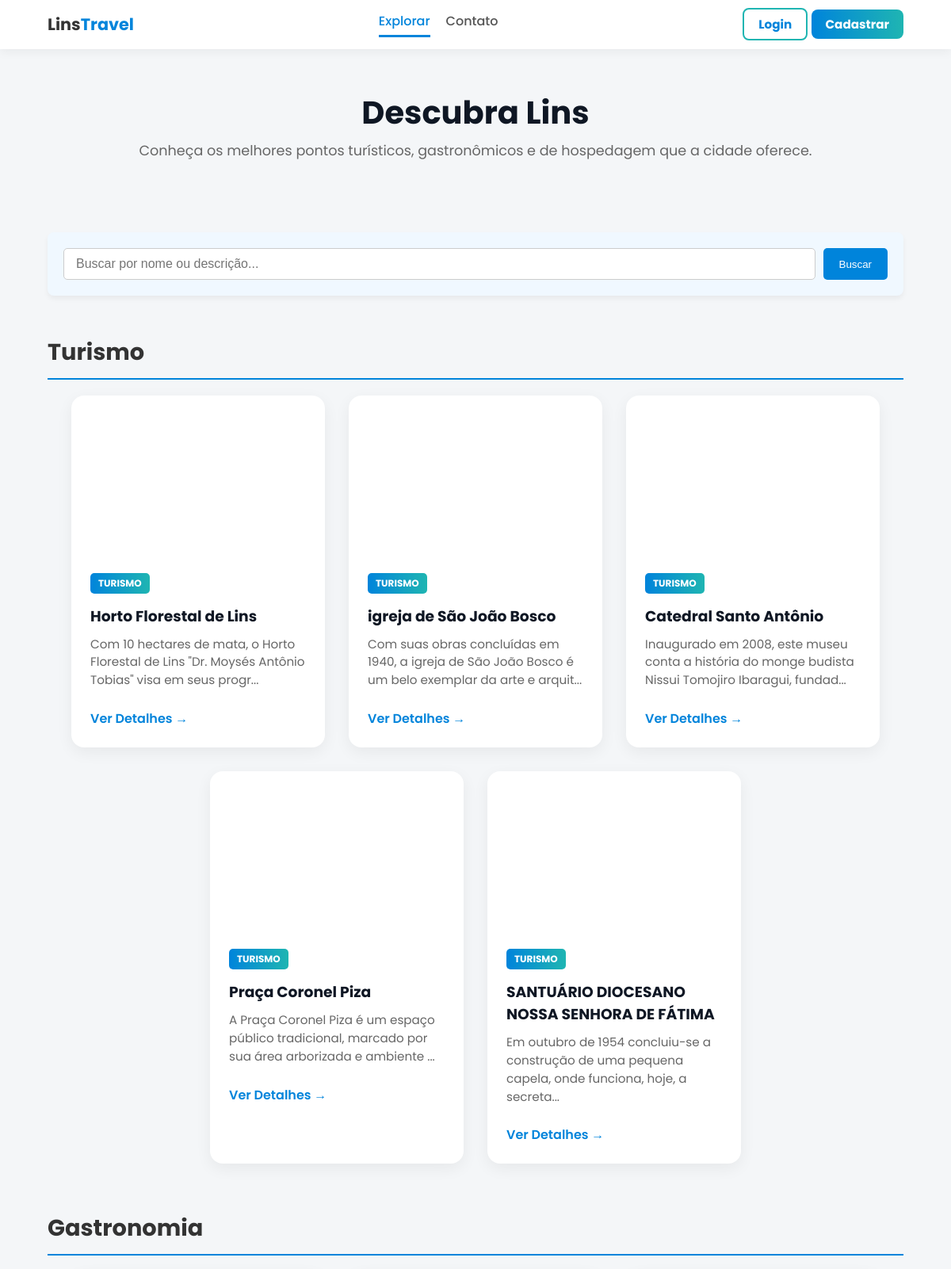
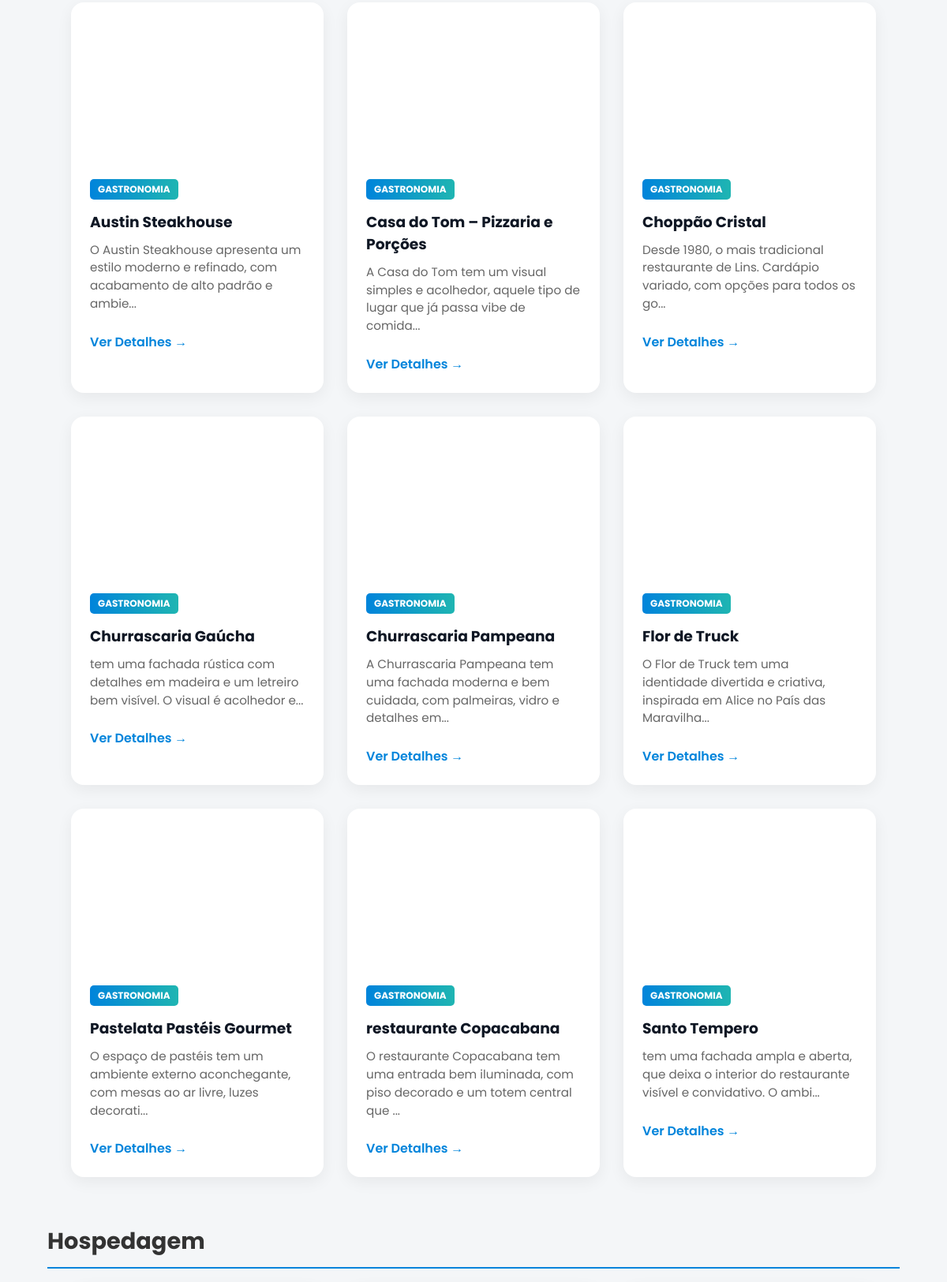
Screenshot of /php/explorar.php (upper part) with the database file from the repository (2 pictures, top to bottom).
### tables this page shows
CREATE TABLE `lugares` (
  `id` int(11) NOT NULL,
  `dono_id` int(11) NOT NULL,
  `nome` varchar(255) NOT NULL,
  `descricao` text NOT NULL,
  `endereco` varchar(255) NOT NULL,
  `imagem` varchar(255) NOT NULL,
  `categoria` enum('destaque','turismo','gastronomia','hospedagem') NOT NULL,
  `status_aprovacao` enum('pendente','aprovado','rejeitado','') NOT NULL,
  `estrelas_media` decimal(2,1) NOT NULL,
  `data_cadastro` datetime NOT NULL,
  `cep` varchar(10) DEFAULT NULL,
  `telefone` varchar(15) DEFAULT NULL
);

### php/explorar.php (the view, shortened to what this page needs)
<?php
include "conn.php";
function buscarLocaisAprovados($pdo, $termoBusca = null) {
    $sql = "SELECT
                id,
                nome,
                descricao,
                categoria,
                imagem
            FROM lugares
            WHERE status_aprovacao = 'aprovado'";
    $params = [];
    $sql .= " ORDER BY categoria, nome ASC";
    try {
        $stmt = $pdo->prepare($sql);
        $stmt->execute($params);
        return $stmt->fetchAll(PDO::FETCH_ASSOC);
    } catch (PDOException $e) {
        error_log("Erro ao buscar locais aprovados: " . $e->getMessage());
        return [];
    }
}
$termoBusca = $_GET['busca'] ?? null;
$locais = buscarLocaisAprovados($pdo, $termoBusca);
$locaisPorCategoria = [];
foreach ($locais as $lugar) {
    $categoria_key = strtolower($lugar['categoria']);
    $locaisPorCategoria[$categoria_key][] = $lugar;
}
$categoriasMap = [
    'destaque' => 'Destaques',
    'turismo' => 'Turismo',
    'gastronomia' => 'Gastronomia',
    'hospedagem' => 'Hospedagem'
];
$isLoggedIn = isset($_SESSION['user']);
$userRole = $_SESSION['user']['role'] ?? null;
?>
<!DOCTYPE html>
<html lang="pt-br">
<head>
    <link rel="stylesheet" href="../css/style.css">
    <link rel="stylesheet" href="../css/explorar.css">
</head>
<body>
<header class="site-header">
    <nav class="navbar" id="navbar">
        <div class="container nav-inner">
            <a class="brand" href="../index.php">Lins<span class="brand-accent">Travel</span></a>
            <div class="nav-links" id="navLinks">
                <a href="explorar.php" class="nav-active">Explorar</a>
                <a href="contato.php">Contato</a>
            </div>
            <div class="nav-actions">
                <?php if ($isLoggedIn): ?>
                    <div class="user-greeting">
                        Olá, <?= htmlspecialchars($_SESSION['user']['name'] ?? 'Usuário') ?>
                        <?php if ($userRole === 'ADM'): ?>
                            <a href="admin_dashboard.php" class="btn btn-primary" style="margin-right: 10px; padding: 5px 10px;">Administração</a>
                        <?php endif; ?>
                        <?php if ($userRole === 'DONO'): ?>
                            <a href="owner_dashboard.php" class="btn btn-primary" style="margin-right: 10px; padding: 5px 10px;">Meu Painel</a>
                        <?php endif; ?>
                        <a href="logout.php" class="btn btn-outline">Sair</a>
                    </div>
                <?php else: ?>
                    <a class="btn btn-outline" href="login.php">Login</a>
                    <a class="btn btn-primary" href="create.php">Cadastrar</a>
                <?php endif; ?>
            </div>
        </div>
    </nav>
</header>
<main>
    <header class="page-header">
        <div class="container">
            <h1>Descubra Lins</h1>
            <p>Conheça os melhores pontos turísticos, gastronômicos e de hospedagem que a cidade oferece.</p>
        </div>
    </header>
    <section class="section explorar-section">
        <div class="container">
            <form action="explorar.php" method="GET" class="search-form">
                <input type="text" name="busca" placeholder="Buscar por nome ou descrição..." value="<?= htmlspecialchars($termoBusca ?? '') ?>">
                <button type="submit">Buscar</button>
            </form>
            <?php if (empty($locais)): ?>
                <div class="no-results">
                    <p>Nenhum local aprovado encontrado no momento<?php echo $termoBusca ? ' para o termo: "'.htmlspecialchars($termoBusca).'"' : ''; ?>.</p>
                    <p>Volte mais tarde ou <a href="contato.php" class="action-link">entre em contato</a> para sugerir um local!</p>
                </div>
            <?php else: ?>
                <?php
                foreach ($categoriasMap as $categoria_key => $categoria_titulo):
                    if (isset($locaisPorCategoria[$categoria_key])):
                ?>
                        <section id="<?= $categoria_key ?>" class="category-section">
                            <h2 class="category-title"><?= $categoria_titulo ?></h2>
                            <div class="grid">
                                <?php foreach ($locaisPorCategoria[$categoria_key] as $lugar):
                                    $detail_link = "detalhe.php?id=" . $lugar['id'];
                                ?>
                                    <a href="<?= $detail_link ?>" class="card">
                                        <div class="card-media"
                                            style="background-image: url('<?= htmlspecialchars($lugar['imagem']) ?>');"
                                            onerror="this.style.backgroundImage='url(https://placehold.co/400x200/cccccc/333333?text=Imagem+N%C3%A3o+Dispon%C3%ADvel)'">
                                        </div>
                                        <div class="card-body">
                                            <span class="status-badge"
                                                style="background: linear-gradient(90deg, #0084db, #1fb5b2); font-size: 0.75rem;">
                                                <?= htmlspecialchars(ucfirst($lugar['categoria'])) ?>
                                            </span>
                                            <h3><?= htmlspecialchars($lugar['nome']) ?></h3>
                                            <p>
                                                <?= htmlspecialchars(mb_strimwidth($lugar['descricao'], 0, 100, "...")) ?>
                                            </p>
                                            <div class="card-action-btn">
                                                Ver Detalhes &rarr;
                                            </div>
                                        </div>
                                    </a>
                                <?php endforeach; ?>
                            </div>
                        </section>
                <?php
                    endif;
                endforeach;
                ?>
            <?php endif; ?>
        </div>
    </section>
</main>
</body>
</html>

### css/style.css (style rules this page uses)
* { margin: 0; padding: 0; box-sizing: border-box; }
body { font-family: "Poppins", Arial, sans-serif; background-color: #f4f6f8; color: #333; line-height: 1.5; }
.container { width: 90%; max-width: 1100px; margin: 0 auto; }
.navbar { background-color: #ffffff; box-shadow: 0 4px 12px rgba(0,0,0,0.05); padding: 15px 0; position: sticky; top: 0; z-index: 100; }
.nav-inner { display: flex; justify-content: space-between; align-items: center; }
.brand { font-size: 1.3rem; font-weight: bold; color: #333; text-decoration: none; }
.brand-accent { color: #0084db; }
.nav-links { display: flex; gap: 20px; }
.nav-links a { text-decoration: none; color: #555; font-weight: 500; }
.btn { text-decoration: none; padding: 8px 18px; border-radius: 8px; font-weight: bold; border: none; cursor: pointer; font-size: 0.95rem; }
.btn-primary { background: linear-gradient(90deg, #0084db, #1fb5b2); color: white; }
.btn-outline { background-color: transparent; border: 2px solid #1fb5b2; color: #0084db; }
.section { padding: 60px 0; }
.grid { display: flex; flex-wrap: wrap; gap: 30px; justify-content: center; }
.card { background: white; width: 320px; border-radius: 16px; box-shadow: 0 6px 20px rgba(0,0,0,0.06); overflow: hidden; transition: transform 0.3s ease; display: flex; flex-direction: column; }
.card-media { height: 180px; background-size: cover; background-position: center; }
.card-body { padding: 24px; display: flex; flex-direction: column; gap: 10px; }
.card-body h3 { margin: 0; color: #0f1724; }
.card-body p { color: #666; font-size: 0.95rem; }

### css/explorar.css (style rules this page uses)
.nav-links a { padding-bottom: 5px; border-bottom: 3px solid transparent; transition: border-color 0.2s, color 0.2s; text-decoration: none; }
.nav-links a.nav-active { color: #0084db; border-bottom-color: #0084db; }
.page-header { text-align: center; padding: 50px 0 30px; background-color: #f4f6f8; }
.page-header h1 { font-size: 2.5rem; color: #0f1724; margin-bottom: 5px; }
.page-header p { color: #666; font-size: 1.1rem; }
.explorar-section { padding-bottom: 60px; }
.grid { display: flex; flex-wrap: wrap; gap: 30px; justify-content: center; }
.card { background: white; width: 320px; border-radius: 16px; box-shadow: 0 6px 20px rgba(0,0,0,0.06); overflow: hidden; transition: transform 0.3s ease, box-shadow 0.3s; display: flex; flex-direction: column; text-decoration: none; color: inherit; }
.card-media { height: 200px; background-size: cover; background-position: center; border-top-left-radius: 16px; border-top-right-radius: 16px; }
.card-body { padding: 24px; display: flex; flex-direction: column; gap: 10px; flex-grow: 1; }
.card-body h3 { color: #0f1724; }
.card-body p { color: #666; }
.status-badge { display: inline-block; padding: 4px 10px; border-radius: 5px; color: white; font-weight: bold; text-transform: uppercase; font-size: 0.75rem; margin-bottom: 5px; align-self: flex-start; }
.card-action-btn { margin-top: 15px; color: #0084db; font-weight: 600; align-self: flex-start; transition: color 0.2s; }

### php/explorar.php (style rules this page uses)
.search-form { display: flex; gap: 10px; padding: 20px; margin-bottom: 30px; background-color: #f0f8ff; border-radius: 8px; box-shadow: 0 4px 6px rgba(0, 0, 0, 0.05); }
.search-form input[type="text"] { flex-grow: 1; padding: 10px 15px; border: 1px solid #ccc; border-radius: 5px; font-size: 1rem; }
.search-form button { background-color: #0084db; color: white; border: none; padding: 10px 20px; border-radius: 5px; cursor: pointer; transition: background-color 0.2s; }
.category-section { margin-bottom: 40px; padding-top: 20px; }
.category-title { border-bottom: 2px solid #0084db; padding-bottom: 10px; margin-bottom: 20px; color: #333; font-size: 1.8rem; }

### rows the page displays
lugares: categoria "TURISMO", nome "Horto Florestal de Lins", descricao "Com 10 hectares de mata, o Horto Florestal de Lins \"Dr. Moysés Antônio Tobias\" visa em seus progr..."
lugares: categoria "TURISMO", nome "igreja de São João Bosco", descricao "Com suas obras concluídas em 1940, a igreja de São João Bosco é um belo exemplar da arte e arquit..."
lugares: categoria "TURISMO", nome "Catedral Santo Antônio", descricao "Inaugurado em 2008, este museu conta a história do monge budista Nissui Tomojiro Ibaragui, fundad..."
lugares: categoria "TURISMO", nome "Praça Coronel Piza", descricao "A Praça Coronel Piza é um espaço público tradicional, marcado por sua área arborizada e ambiente ..."
lugares: categoria "TURISMO", nome "SANTUÁRIO DIOCESANO NOSSA SENHORA DE FÁTIMA", descricao "Em outubro de 1954 concluiu-se a construção de uma pequena capela, onde funciona, hoje, a secreta..."
lugares: categoria "GASTRONOMIA", nome "Austin Steakhouse", descricao "O Austin Steakhouse apresenta um estilo moderno e refinado, com acabamento de alto padrão e ambie..."
lugares: categoria "GASTRONOMIA", nome "Casa do Tom – Pizzaria e Porções", descricao "A Casa do Tom tem um visual simples e acolhedor, aquele tipo de lugar que já passa vibe de comida..."
lugares: categoria "GASTRONOMIA", nome "Choppão Cristal", descricao "Desde 1980, o mais tradicional restaurante de Lins. Cardápio variado, com opções para todos os go..."
lugares: categoria "GASTRONOMIA", nome "Churrascaria Gaúcha", descricao "tem uma fachada rústica com detalhes em madeira e um letreiro bem visível. O visual é acolhedor e..."
lugares: categoria "GASTRONOMIA", nome "Churrascaria Pampeana", descricao "A Churrascaria Pampeana tem uma fachada moderna e bem cuidada, com palmeiras, vidro e detalhes em..."
lugares: categoria "GASTRONOMIA", nome "Flor de Truck", descricao "O Flor de Truck tem uma identidade divertida e criativa, inspirada em Alice no País das Maravilha..."
lugares: categoria "GASTRONOMIA", nome "Pastelata Pastéis Gourmet", descricao "O espaço de pastéis tem um ambiente externo aconchegante, com mesas ao ar livre, luzes decorati..."
lugares: categoria "GASTRONOMIA", nome "restaurante Copacabana", descricao "O restaurante Copacabana tem uma entrada bem iluminada, com piso decorado e um totem central que ..."
lugares: categoria "GASTRONOMIA", nome "Santo Tempero", descricao "tem uma fachada ampla e aberta, que deixa o interior do restaurante visível e convidativo. O ambi..."
lugares: categoria_titulo "Hospedagem"

### other values shown
$categoria_titulo "Turismo"
$categoria_titulo "Gastronomia"
